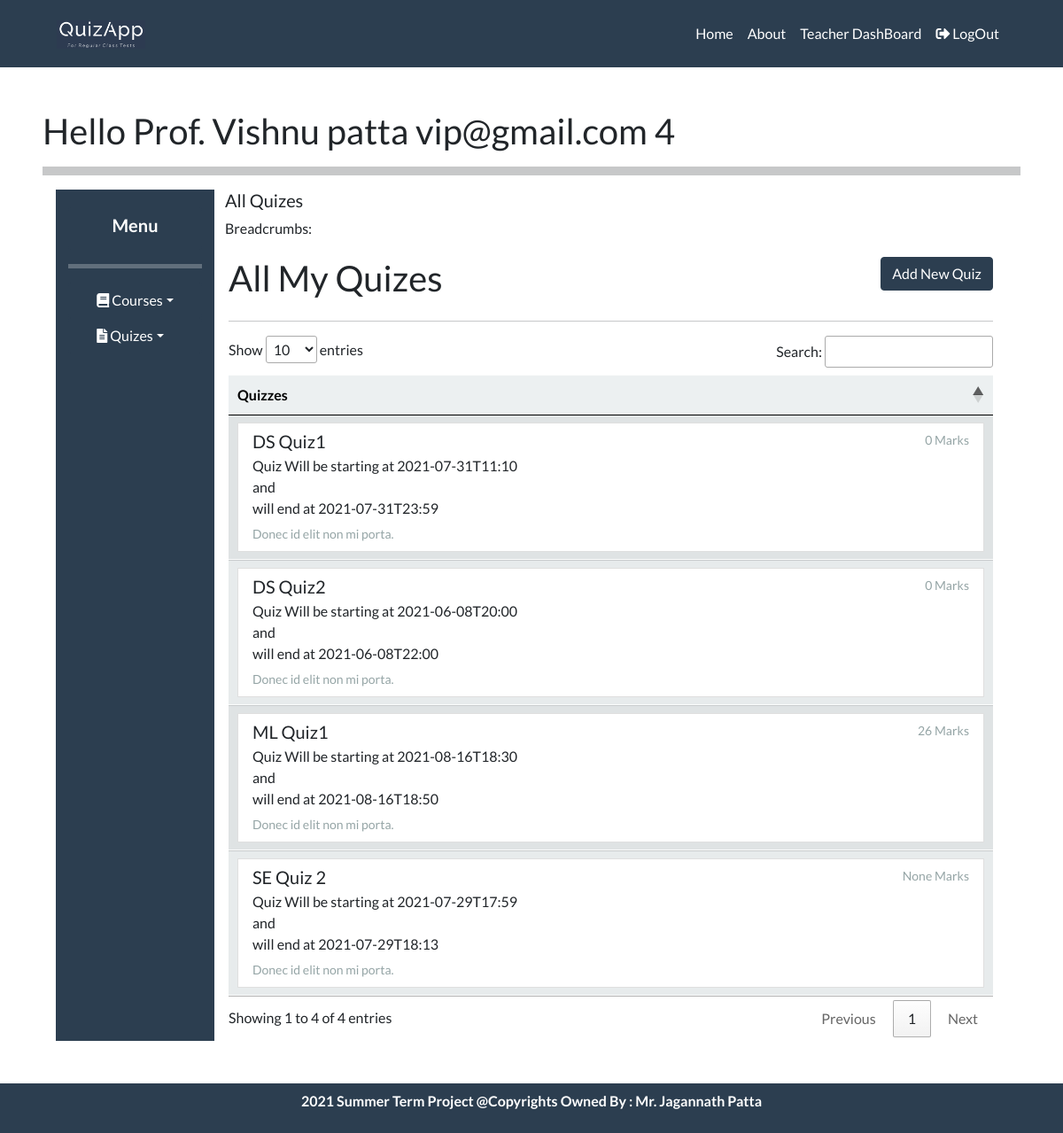
The app's page /teacher/AllQuiz (signed in), older data.
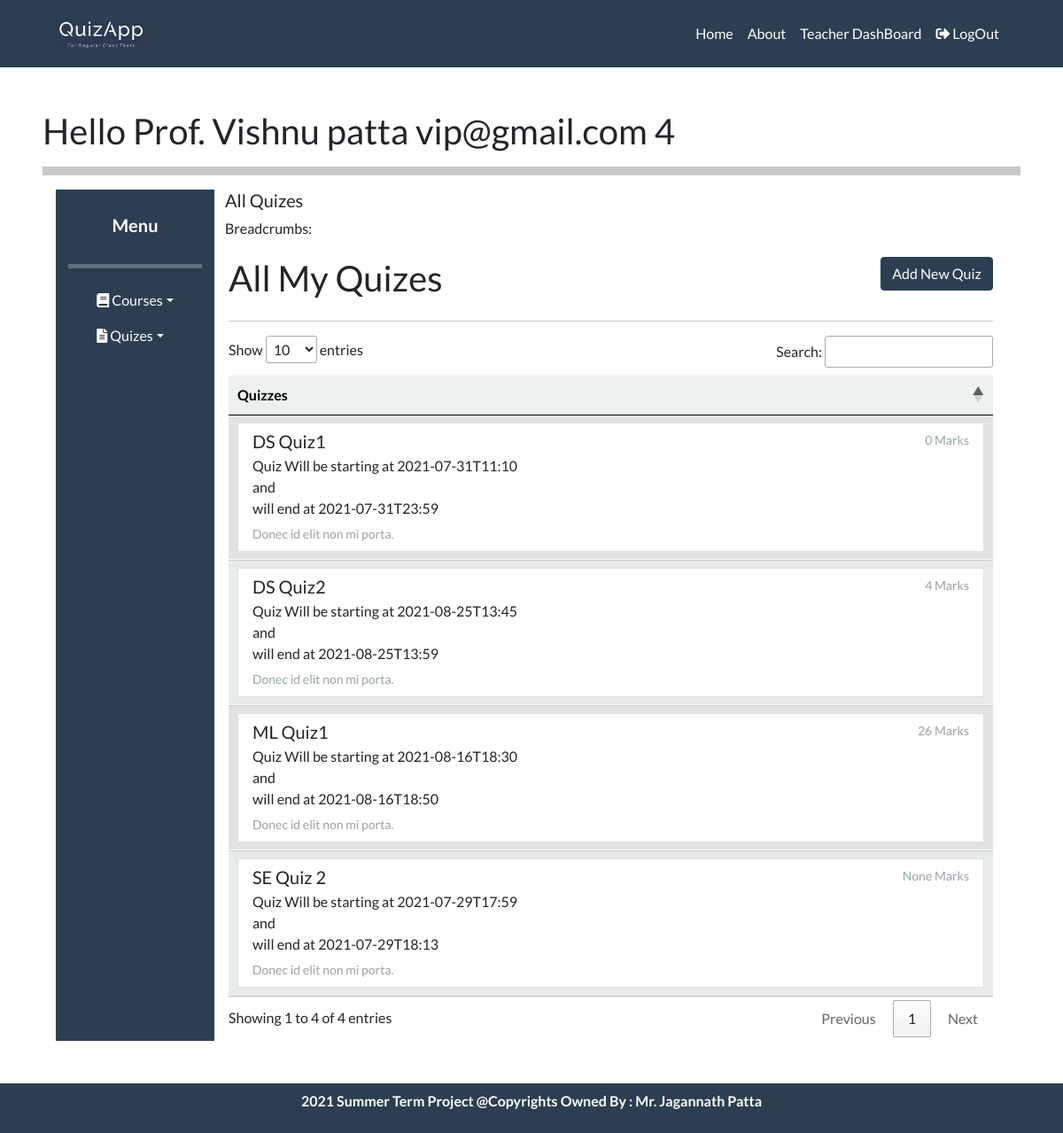
The same page, newer data.
### tables this page shows
CREATE TABLE "Quiz" (
	"quiz_id"	INTEGER NOT NULL PRIMARY KEY AUTOINCREMENT,
	"teacher_id"	INTEGER NOT NULL,
	"course_id"	INTEGER NOT NULL,
	"quiz_name"	TEXT,
	"img_id"	INTEGER NOT NULL,
	"img_key"	BLOB,
	"quiz_marks"	INTEGER DEFAULT 0,
	"quiz_startDate"	TEXT NOT NULL,
	"quiz_endDate"	TEXT NOT NULL,
	FOREIGN KEY("img_id") REFERENCES "Images"("image_id") ON DELETE SET NULL,
	UNIQUE("course_id","teacher_id","quiz_name"),
	FOREIGN KEY("teacher_id") REFERENCES "Teacher"("teacher_id") ON DELETE CASCADE,
	FOREIGN KEY("course_id") REFERENCES "Course"("course_id") ON DELETE CASCADE
);

### Teacher/views.py (the view)
@breadcrumb('All Quizes')
def AllQuizes():
    page = check_user("/teacherSite/course.html")
    if len(page) > 1:
        return render_template(page[0] , msg = page[1])
    else:
        try:
            conn = sqlite3.connect("DataBase/quizAppDataBase.db")
            cursor = conn.cursor()
            quizes = cursor.execute("SELECT QUIZ_ID , QUIZ_NAME , QUIZ_MARKS , QUIZ_STARTDATE , QUIZ_ENDDATE from QUIZ WHERE TEACHER_ID = ? " , ( session['role_id'] , )).fetchall()
            cursor.close()
            conn.close()
        except Exception as e:
                msg = "Some Error : " + str(e)
        return render_template(page[0] , quizes = quizes )

### Teacher/views.py (called while the page is built)
def check_user(page):
    if session.get("email"):
        if session.get("user_role") == 'T':
            return [page]
        else:
            return [page , "You Don't have these previlages." ]
    else:
        return ['login.html']

### breadcrumb.py (called while the page is built, shortened)
def breadcrumb(view_title):
    def decorator(f):
        @functools.wraps(f)
        def decorated_function(*args, **kwargs):
            flask.g.title = view_title
            session_crumbs = flask.session.setdefault('crumbs', [])
            flask.g.breadcrumbs = []
            for path, title in session_crumbs:
                flask.g.breadcrumbs.append(BreadCrumb(path, title))
            flask.session.modified = True
            item = (flask.request.url, view_title)
            try:
                if item[1] not in [ i[1] for i in session_crumbs]:
                    session_crumbs.append(item)
            except:
                pass
            rv = f(*args, **kwargs)
            if len(session_crumbs) > 5:
                session_crumbs.pop(0)
            return rv
        return decorated_function
    return decorator

### templates/teacherSite/course.html (shortened to what this page needs)
{% extends "/teacherSite/teacherHome.html" %}
{% block body %}
<div class="p-sm-1">
<div class="row">
    {% if course %}
        <div class="col-md-9">
            <h3> All Quizzes in this course.</h3>
        </div>
        <div class="col-md-3">
            <a class="btn btn-primary float-right mb-2" onclick="deleteCourse( '{{course[0]}}' )" > Delete Course </a>
             <a class="btn btn-primary float-right mb-2 mr-1" href="/teacher/AddQuiz?cid={{course[0]}}">Add New Quiz</a>
        </div>
    {% else %}
        <div class="col-md-9">
            <h2> All My Quizes </h2>
        </div>
        <div class="col-md-3">
             <a class="btn btn-primary float-right mb-2" href="/teacher/AddQuiz">Add New Quiz</a>
        </div>
    {% endif %}
</div>
<hr>
    <table id='tab' class="display table responsive table-hover">
        <thead>
            <tr class="table-light">
              <th scope="col"> Quizzes </th>
            </tr>
          </thead>
        <tbody>
            {% for quiz in  quizes: %}
          <tr class="table-light">
            <td>
                <a href="/teacher/quiz?id={{quiz[0]}}&name={{quiz[1]}}" class="list-group-item list-group-item-action flex-column align-items-start">
                    <div class="d-flex w-100 justify-content-between">
                        <h5 class="mb-1"> {{quiz[1] }}   </h5>
                        <small class="text-muted">{{quiz[2]}} Marks </small>
                    </div>
                        <p class="mb-1">Quiz Will be starting at {{quiz[3]}} <br> and <br> will end at {{quiz[4]}}</p>
                    <small class="text-muted">Donec id elit non mi porta.</small>
                </a>
            </td>
          </tr>
          {% endfor %}
        </tbody>
    </table>
</div>
{% endblock %}

### templates/teacherSite/teacherHome.html (shortened to what this page needs)
{% extends "base.html" %}
{% block content %}
{% if msg %}
<div class="p-5">
    <h1> {{ msg }}  </h1>
</div>
{% else %}
<div class="p-sm-5">
    <h2>Hello Prof.  {{ session['username']  }} {{ session['email']}} {{ session['role_id']  }} </h2>
     <strong> <hr style="height: 10px;"> </strong>
    <div class="row col-12 m-0">
        <div class="col-md-2 p-sm-1 bg-primary ">
            <nav class="navbar navbar-expand-md bg-primary flex-column">
                <div class="collapse navbar-collapse" id="navbarColor02" >
                     <ul class="nav nav-pills flex-column " >
                        <li class="nav-item text-center">
                        <a class="nav-link active" href="/teacher/Home"><h5><strong> Menu </strong> </h5> </a>
                        </li>
                        <hr  class="text-white" style="height: 5px;">
                        <li class="nav-item dropdown">
                        <a class="nav-link active dropdown-toggle" data-toggle="dropdown" href="#" role="button" aria-haspopup="true" aria-expanded="false"> <i class="fas fa-book "></i> Courses</a>
                        </li>
                        <li class="nav-item dropdown">
                            <a class="nav-link active dropdown-toggle" data-toggle="dropdown" href="#" role="button" aria-haspopup="true" aria-expanded="false"> <i class="fas fa-file-alt "></i> Quizes</a>
                        </li>
                    </ul>
                </div>
            </nav>
        </div>
        <div class="col-md-10">
          <h5>{{ g.title }}</h5>
          <p>Breadcrumbs:
          </p>
            {% block body %}{% endblock %}
        </div>
    </div>
</div>
{% endif %}
{% endblock %}

### templates/base.html (shortened to what this page needs)
<!DOCTYPE html>
<html lang="en">
<head>
  <link rel="stylesheet" href="https://maxcdn.bootstrapcdn.com/bootstrap/4.5.2/css/bootstrap.min.css">
  <link rel="stylesheet" href="https://cdnjs.cloudflare.com/ajax/libs/font-awesome/4.7.0/css/font-awesome.min.css">
  <link rel= "stylesheet" type= "text/css" href= "{{ url_for('static',filename='bootstrap.min.css') }}">
  <link rel="stylesheet" href="https://use.fontawesome.com/releases/v5.7.0/css/all.css">
  <link rel="stylesheet" href="https://cdnjs.cloudflare.com/ajax/libs/bootstrap-datetimepicker/4.17.47/css/bootstrap-datetimepicker.min.css" />
  <link rel="stylesheet" type="text/css" href="https://cdn.datatables.net/1.10.20/css/jquery.dataTables.min.css">
  <link rel="stylesheet" type="text/css" href="https://cdn.datatables.net/responsive/2.2.3/css/responsive.dataTables.min.css">
</head>
<body>
<nav class="navbar navbar-expand-lg sticky-top navbar-dark bg-primary">
  <a class="navbar-brand ml-5" href="/">
  <img style="max-width:100px;" src="/static/logo.png" >
  </a>
  <div class="collapse navbar-collapse" id="navbarColor01">
    <ul class="navbar-nav ml-auto mr-5">
      <li class="nav-item active">
        <a class="nav-link" href="/">Home <span class="sr-only">(current)</span></a>
      </li>
      <li class="nav-item active">
        <a class="nav-link" href="#">About</a>
      </li>
      {% if session.get('email') %}
        {% if session.get('user_role') == 'T' %}
          <li class="nav-item active">
            <a class="nav-link" href="/teacher/Home">Teacher DashBoard</a>
          </li>
        {% elif session.get('user_role') == 'S' %}
          <li class="nav-item active">
            <a class="nav-link" href="/student/Home">  DashBoard</a>
          </li>
        {% endif %}
        <li class="nav-item active">
          <a class="nav-link" href="/logout"> <i class="fas fa-sign-out-alt"></i> LogOut</a>
        </li>
      {% endif %}
    </ul>
  </div>
</nav>
    {% block content %}
    {% endblock %}
<div class="text-center text-white p-2 " style="margin-bottom:0 ; background-color:#2c3e50 ; font-weight:bolder">
  <p>2021 Summer Term Project @Copyrights Owned By : Mr. Jagannath Patta </p>
</div>
</body>
</html>

Row changes from the older to the newer data that the page shows:
changed Quiz "DS Quiz2": quiz_marks "0" → "4"; quiz_startDate "2021-06-08T20:00" → "2021-08-25T13:45"; quiz_endDate "2021-06-08T22:00" → "2021-08-25T13:59"
